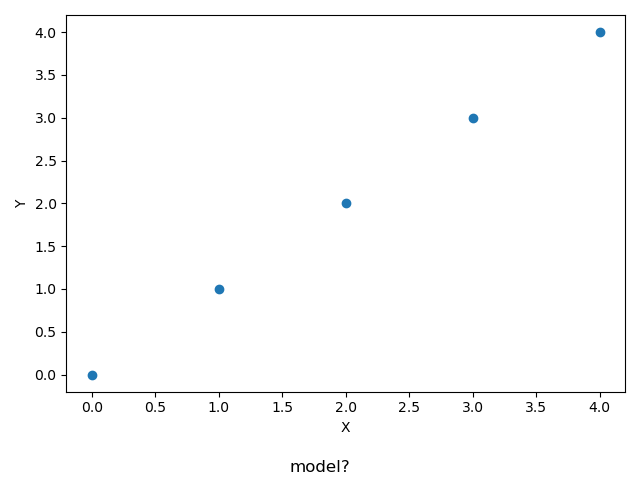

Write the Python code that produced this figure.
import matplotlib.pyplot as plt 
import numpy as np

fig, ax = plt.subplots()
x = np.arange(0,5,1)

ax.scatter(x,x)
ax.set(xlabel='X', ylabel='Y')
fig.supxlabel('model?')

fig.tight_layout()

plt.savefig('/mnt/c/Users/[user]/Documents/GitHub/MAXI-J1535/final-push/src/development/testing/topical/fixing_violin_figure/quick_test.png')